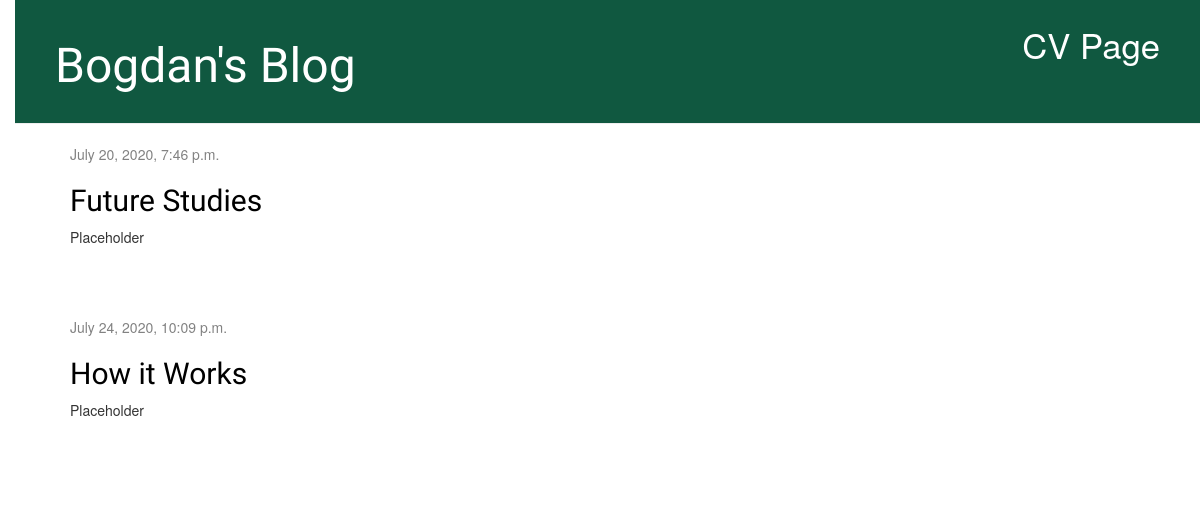
The app's page /, older data.
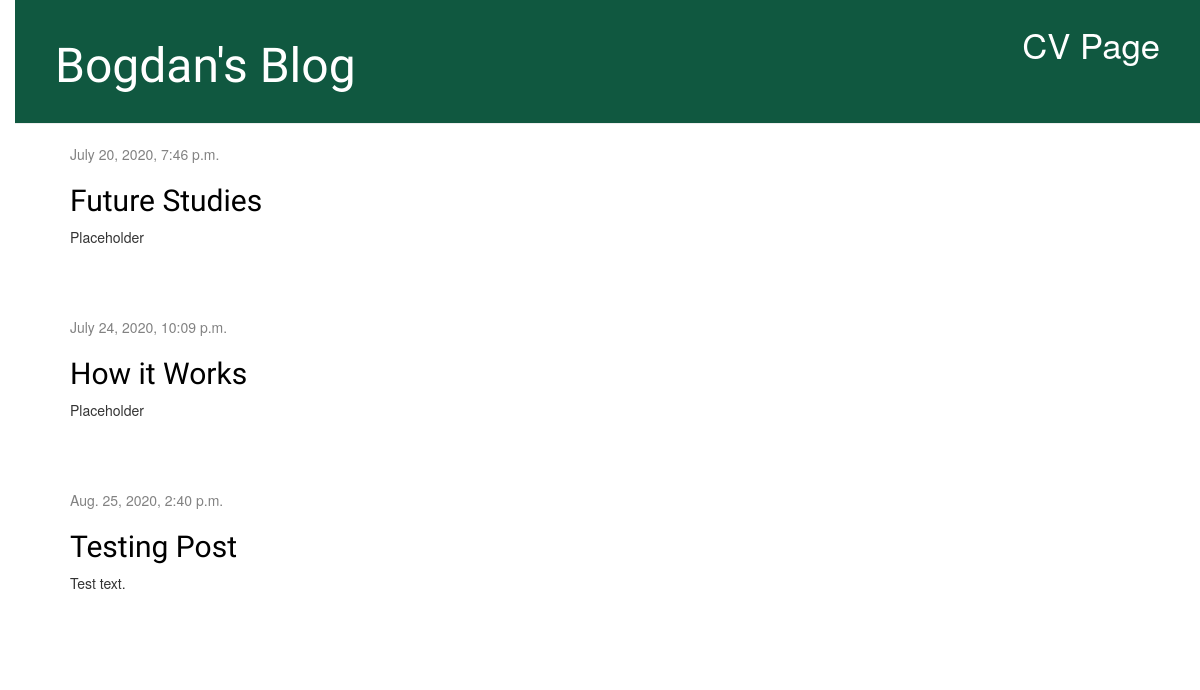
The same page, newer data.
### blog/models.py (models this page shows, shortened)
class Post(models.Model):
    author = models.ForeignKey(settings.AUTH_USER_MODEL, on_delete=models.CASCADE)
    title = models.CharField(max_length=200)
    text = models.TextField()
    created_date = models.DateTimeField(default=timezone.now)
    published_date = models.DateTimeField(blank=True, null=True)

### blog/views.py (the view)
# urls.py: path('', views.post_list, name='post_list'),
def post_list(request):
    posts = Post.objects.filter(published_date__lte=timezone.now()).order_by('published_date')
    return render(request, 'blog/post_list.html', {'posts': posts})

### blog/templates/blog/post_list.html
{% extends 'blog/base.html' %}
{% block content %}
    {% for post in posts %}
        <div class="post">
            <div class="date">
                {{ post.published_date }}
            </div>
            <h2><a href="{% url 'post_detail' pk=post.pk %}">{{ post.title }}</a></h2>
            <p>{{ post.text|linebreaksbr }}</p>
        </div>
    {% endfor %}
{% endblock %}

Row changes from the older to the newer data that the page shows:
added Post: published_date "Aug. 25, 2020, 2:40 p.m.", title "Testing Post", text "Test text."
